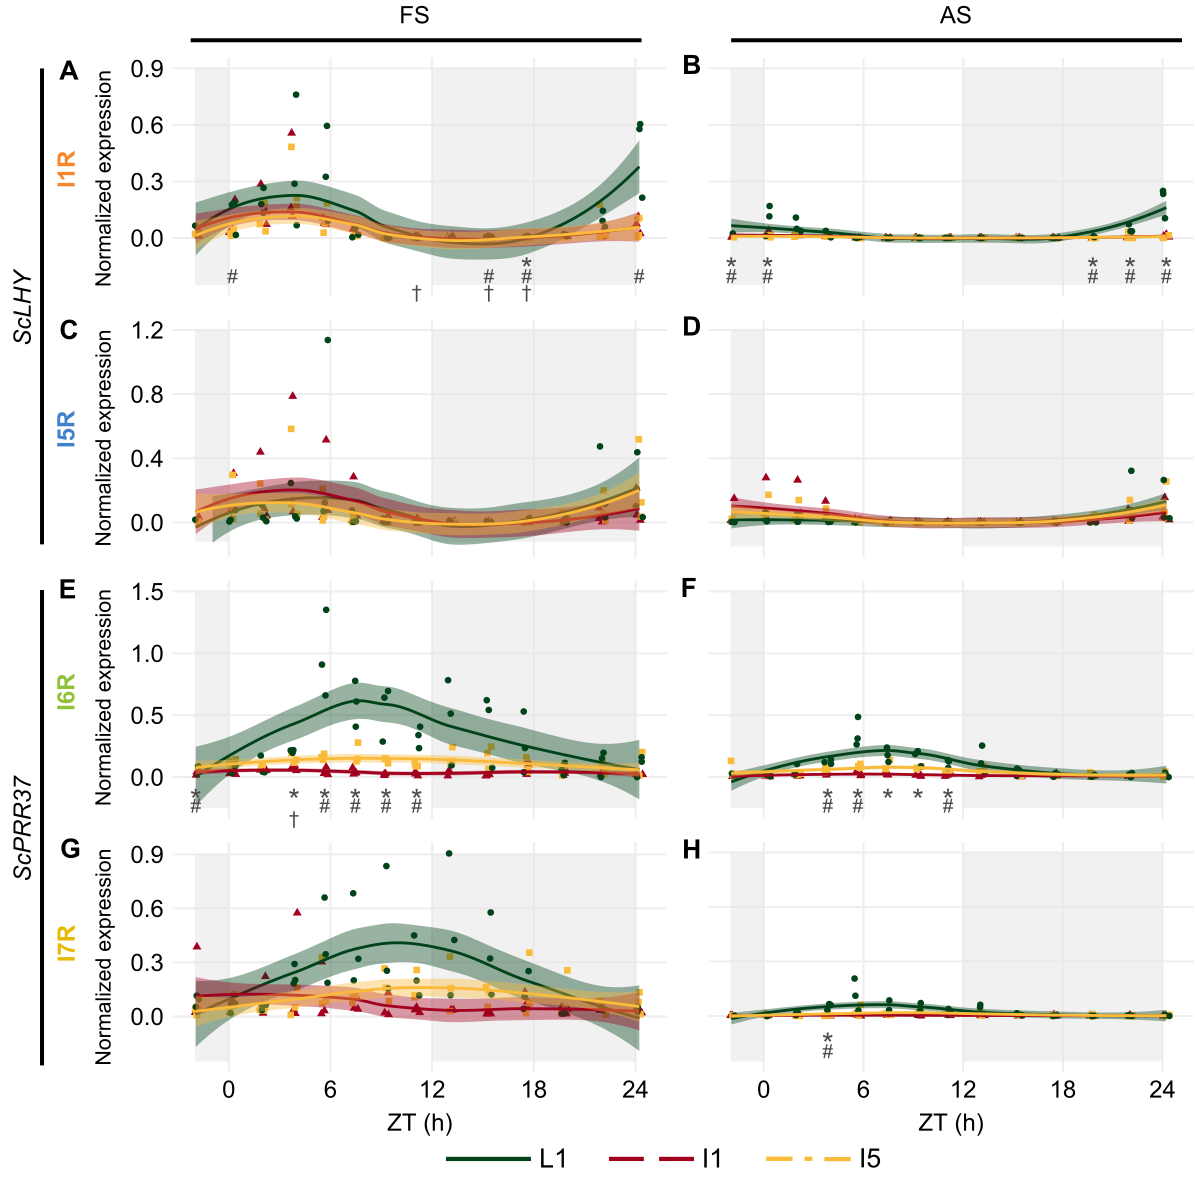

This chart was generated by the following R code:

library(ggplot2)
library(scales)
library(reshape2)
library(cowplot)
library(png)
library(grid)
library(RColorBrewer)

theme_set(theme_cowplot())

#exportar 1100 x 1350

#FS <- "#874D96"
#AS <- "#3A934C"
FS_line = "solid"
AS_line = "dashed"

FS <- "#4d4d4d"
AS1 <- "#F7882F"
AS2 <- "#4484CE"

L1 = "#00441b"
I1 = "#a20021"
I5 = "#fabc3c"
L1_line = "solid"
I1_line = "longdash"
I5_line = "dotdash"


LHY1_timecourses_FSC2 <- read.csv("LHY1_splicing_FSC2_all.txt", sep="\t")
LHY1_timecourses_FSC2$Organ = factor(LHY1_timecourses_FSC2$Organ, levels=c("L1", "I1", "I5"))
LHY.1_FSC2 <- ggplot(data=LHY1_timecourses_FSC2, aes(x=CT, y=LHY.1, group=Organ)) +
  annotate("rect", xmin = -2, xmax = 0, ymin = -0.25, ymax = 0.9, alpha = .5, fill = "#e3e3e3")+
  annotate("rect", xmin = 12, xmax = 24, ymin = -0.25, ymax = 0.9, alpha = .5, fill = "#e3e3e3")+
  geom_jitter(aes(col=Organ, shape = Organ),position=position_jitter(0.2), size = 2) +
  stat_smooth(aes(group = Organ, colour = Organ, fill=Organ, outfit=fit2<<-..y..),method="loess",  span = 0.8)+
  scale_fill_manual(values=c(L1,I1,I5))+
  scale_colour_manual(values=c(L1,I1,I5))+
  scale_linetype_manual(values=c(L1_line, I1_line, I5_line)) +
  annotate("text", x = 0.22, y = -0.15, label = "\u0023", size = 5, colour=FS)+
  annotate("text", x = 11.09, y = -0.20, label = "\u2020", size = 5, colour=FS)+
  annotate("text", x = 15.35, y = -0.20, label = "\u2020", size = 5, colour=FS)+
  annotate("text", x = 15.35, y = -0.15, label = "\u0023", size = 5, colour=FS)+
  annotate("text", x = 24.22, y = -0.15, label = "\u0023", size = 5, colour=FS)+
  annotate("text", x = 17.58, y = -0.20, label = "\u2020", size = 5, colour=FS)+
  annotate("text", x = 17.58, y = -0.15, label = "\u0023", size = 5, colour=FS)+
  annotate("text", x = 17.58, y = -0.12, label = "\u002a", size = 8, colour=FS)+
  #annotate("segment", x = 1, xend = 1, y = 1.75, yend = 1.25, colour = FS, size=1.2, arrow=arrow())+
  #annotate("segment", x = -1, xend = -1, y = 1.75, yend = 1.25, colour = AS1, size=1.2, arrow=arrow())+
  scale_x_continuous(breaks=seq(0,24,6), name="ZT (h)", limits=c(-2, 24.55))+
  scale_y_continuous(breaks=seq(0,0.9,0.3), name="Normalized Expression", limits=c(-0.25,0.9))+
  theme(panel.grid.major = element_line(colour = "#efefef", size = 0.75), 
        text = element_text(size=18), 
        axis.ticks = element_blank(),
        axis.line = element_blank(),
        #axis.text.x = element_text(size=18),
        axis.text.x = element_blank(),
        axis.title.x = element_blank(),
        axis.text.y = element_text(size=18),
        #axis.text.y = element_blank(),
        #axis.title.y = element_blank(),
        legend.position = "none"
  )
LHY.1_FSC2


LHY1_timecourses_ASC2 <- read.csv("LHY1_splicing_ASC2_all.txt", sep="\t")
LHY1_timecourses_ASC2$Organ = factor(LHY1_timecourses_ASC2$Organ, levels=c("L1", "I1", "I5"))
LHY.1_ASC2 <- ggplot(data=LHY1_timecourses_ASC2, aes(x=CT, y=LHY.1, group=Organ)) +
  annotate("rect", xmin = -2, xmax = 0, ymin = -0.25, ymax = 0.9, alpha = .5, fill = "#e3e3e3")+
  annotate("rect", xmin = 12, xmax = 24, ymin = -0.25, ymax = 0.9, alpha = .5, fill = "#e3e3e3")+
  geom_jitter(aes(col=Organ, shape = Organ),position=position_jitter(0.2), size = 2) +
  stat_smooth(aes(group = Organ, colour = Organ, fill=Organ, outfit=fit2<<-..y..),method="loess",  span = 0.8)+
  scale_fill_manual(values=c(L1,I1,I5))+
  scale_colour_manual(values=c(L1,I1,I5))+
  scale_linetype_manual(values=c(L1_line, I1_line, I5_line)) +
  annotate("text", x = -1.95, y = -0.15, label = "\u0023", size = 5, colour=FS)+
  annotate("text", x = -1.95, y = -0.12, label = "\u002a", size = 8, colour=FS)+
  annotate("text", x = 0.23, y = -0.15, label = "\u0023", size = 5, colour=FS)+
  annotate("text", x = 0.23, y = -0.12, label = "\u002a", size = 8, colour=FS)+
  annotate("text", x = 19.81, y = -0.15, label = "\u0023", size = 5, colour=FS)+
  annotate("text", x = 19.81, y = -0.12, label = "\u002a", size = 8, colour=FS)+
  annotate("text", x = 22.05, y = -0.15, label = "\u0023", size = 5, colour=FS)+
  annotate("text", x = 22.05, y = -0.12, label = "\u002a", size = 8, colour=FS)+
  annotate("text", x = 24.23, y = -0.15, label = "\u0023", size = 5, colour=FS)+
  annotate("text", x = 24.23, y = -0.12, label = "\u002a", size = 8, colour=FS)+
  #annotate("segment", x = 1, xend = 1, y = 1.75, yend = 1.25, colour = FS, size=1.2, arrow=arrow())+
  #annotate("segment", x = -1, xend = -1, y = 1.75, yend = 1.25, colour = AS1, size=1.2, arrow=arrow())+
  scale_x_continuous(breaks=seq(0,24,6), name="ZT (h)", limits=c(-2, 24.55))+
  scale_y_continuous(breaks=seq(0,0.9,0.3), name="Normalized Expression", limits=c(-0.25,0.9))+
  theme(panel.grid.major = element_line(colour = "#efefef", size = 0.75), 
        text = element_text(size=18), 
        axis.ticks = element_blank(),
        axis.line = element_blank(),
        #axis.text.x = element_text(size=18),
        axis.text.x = element_blank(),
        axis.title.x = element_blank(),
        #axis.text.y = element_text(size=18),
        axis.text.y = element_blank(),
        axis.title.y = element_blank(),
        legend.position = "none"
  )
LHY.1_ASC2


LHY4_timecourses_FSC2 <- read.csv("LHY4_splicing_FSC2_all.txt", sep="\t")
LHY4_timecourses_FSC2$Organ = factor(LHY4_timecourses_FSC2$Organ, levels=c("L1", "I1", "I5"))
LHY.4_FSC2 <- ggplot(data=LHY4_timecourses_FSC2, aes(x=CT, y=LHY.4, group=Organ)) +
  annotate("rect", xmin = -2, xmax = 0, ymin = -0.12, ymax = 1.2, alpha = .5, fill = "#e3e3e3")+
  annotate("rect", xmin = 12, xmax = 24, ymin = -0.12, ymax = 1.2, alpha = .5, fill = "#e3e3e3")+
  geom_jitter(aes(col=Organ, shape = Organ),position=position_jitter(0.2), size = 2) +
  stat_smooth(aes(group = Organ, colour = Organ, fill=Organ, outfit=fit2<<-..y..),method="loess",  span = 0.8)+
  scale_fill_manual(values=c(L1,I1,I5))+
  scale_colour_manual(values=c(L1,I1,I5))+
  scale_linetype_manual(values=c(L1_line, I1_line, I5_line)) +
  annotate("text", x = 1.15, y = 1.75, label = "\u25bc", size = 6, colour=FS)+
  annotate("text", x = -1.44, y = 1.75, label = "\u25bc", size = 6, colour=AS1)+
  #annotate("segment", x = 1, xend = 1, y = 1.75, yend = 1.25, colour = FS, size=1.2, arrow=arrow())+
  #annotate("segment", x = -1, xend = -1, y = 1.75, yend = 1.25, colour = AS1, size=1.2, arrow=arrow())+
  scale_x_continuous(breaks=seq(0,24,6), name="ZT (h)", limits=c(-2, 24.55))+
  scale_y_continuous(breaks=seq(0,1.2,0.4), name="Normalized Expression", limits=c(-0.15,1.2))+
  theme(panel.grid.major = element_line(colour = "#efefef", size = 0.75), 
        text = element_text(size=18), 
        axis.ticks = element_blank(),
        axis.line = element_blank(),
        #axis.text.x = element_text(size=18),
        axis.text.x = element_blank(),
        axis.title.x = element_blank(),
        axis.text.y = element_text(size=18),
        #axis.text.y = element_blank(),
        #axis.title.y = element_blank(),
        legend.position = "none"
  )
LHY.4_FSC2


LHY4_timecourses_ASC2 <- read.csv("LHY4_splicing_ASC2_all.txt", sep="\t")
LHY4_timecourses_ASC2$Organ = factor(LHY4_timecourses_ASC2$Organ, levels=c("L1", "I1", "I5"))
LHY.4_ASC2 <- ggplot(data=LHY4_timecourses_ASC2, aes(x=CT, y=LHY.4, group=Organ)) +
  annotate("rect", xmin = -2, xmax = 0, ymin = -0.15, ymax = 1.2, alpha = .5, fill = "#e3e3e3")+
  annotate("rect", xmin = 12, xmax = 24, ymin = -0.15, ymax = 1.2, alpha = .5, fill = "#e3e3e3")+
  geom_jitter(aes(col=Organ, shape = Organ),position=position_jitter(0.2), size = 2) +
  stat_smooth(aes(group = Organ, colour = Organ, fill=Organ, outfit=fit2<<-..y..),method="loess",  span = 0.8)+
  scale_fill_manual(values=c(L1,I1,I5))+
  scale_colour_manual(values=c(L1,I1,I5))+
  scale_linetype_manual(values=c(L1_line, I1_line, I5_line)) +
  annotate("text", x = 1.15, y = 1.75, label = "\u25bc", size = 6, colour=FS)+
  annotate("text", x = -1.44, y = 1.75, label = "\u25bc", size = 6, colour=AS1)+
  #annotate("segment", x = 1, xend = 1, y = 1.75, yend = 1.25, colour = FS, size=1.2, arrow=arrow())+
  #annotate("segment", x = -1, xend = -1, y = 1.75, yend = 1.25, colour = AS1, size=1.2, arrow=arrow())+
  scale_x_continuous(breaks=seq(0,24,6), name="ZT (h)", limits=c(-2, 24.55))+
  scale_y_continuous(breaks=seq(0,1.2,0.4), name="Normalized Expression", limits=c(-0.15,1.2))+
  theme(panel.grid.major = element_line(colour = "#efefef", size = 0.75), 
        text = element_text(size=18), 
        axis.ticks = element_blank(),
        axis.line = element_blank(),
        #axis.text.x = element_text(size=18),
        axis.text.x = element_blank(),
        axis.title.x = element_blank(),
        #axis.text.y = element_text(size=18),
        axis.text.y = element_blank(),
        axis.title.y = element_blank(),
        legend.position = "none"
  )
LHY.4_ASC2


PRR3731_timecourses_FSC2 <- read.csv("PRR3731_splicing_FSC2_all.txt", sep="\t")
PRR3731_timecourses_FSC2$Organ = factor(PRR3731_timecourses_FSC2$Organ, levels=c("L1", "I1", "I5"))
PRR37.31_FSC2 <- ggplot(data=PRR3731_timecourses_FSC2, aes(x=CT, y=PRR37.31, group=Organ)) +
  annotate("rect", xmin = -2, xmax = 0, ymin = -0.25, ymax = 1.5, alpha = .5, fill = "#e3e3e3")+
  annotate("rect", xmin = 12, xmax = 24, ymin = -0.25, ymax = 1.5, alpha = .5, fill = "#e3e3e3")+
  geom_jitter(aes(col=Organ, shape = Organ),position=position_jitter(0.2), size = 2) +
  stat_smooth(aes(group = Organ, colour = Organ, fill=Organ, outfit=fit2<<-..y..),method="loess",  span = 0.8)+
  scale_fill_manual(values=c(L1,I1,I5))+
  scale_colour_manual(values=c(L1,I1,I5))+
  scale_linetype_manual(values=c(L1_line, I1_line, I5_line)) +
  annotate("text", x = -1.95, y = -0.15, label = "\u0023", size = 5, colour=FS)+
  annotate("text", x = -1.95, y = -0.12, label = "\u002a", size = 8, colour=FS)+
  annotate("text", x = 3.85, y = -0.20, label = "\u2020", size = 5, colour=FS)+
  annotate("text", x = 3.85, y = -0.12, label = "\u002a", size = 8, colour=FS)+
  annotate("text", x = 5.66, y = -0.15, label = "\u0023", size = 5, colour=FS)+
  annotate("text", x = 5.66, y = -0.12, label = "\u002a", size = 8, colour=FS)+
  annotate("text", x = 7.47, y = -0.15, label = "\u0023", size = 5, colour=FS)+
  annotate("text", x = 7.47, y = -0.12, label = "\u002a", size = 8, colour=FS)+
  annotate("text", x = 9.28, y = -0.15, label = "\u0023", size = 5, colour=FS)+
  annotate("text", x = 9.28, y = -0.12, label = "\u002a", size = 8, colour=FS)+
  annotate("text", x = 11.09, y = -0.15, label = "\u0023", size = 5, colour=FS)+
  annotate("text", x = 11.09, y = -0.12, label = "\u002a", size = 8, colour=FS)+
  #annotate("segment", x = 1, xend = 1, y = 1.75, yend = 1.25, colour = FS, size=1.2, arrow=arrow())+
  #annotate("segment", x = -1, xend = -1, y = 1.75, yend = 1.25, colour = AS1, size=1.2, arrow=arrow())+
  scale_x_continuous(breaks=seq(0,24,6), name="ZT (h)", limits=c(-2, 24.55))+
  scale_y_continuous(breaks=seq(0,1.5,0.5), name="Normalized Expression", limits=c(-0.25,1.5))+
  theme(panel.grid.major = element_line(colour = "#efefef", size = 0.75), 
        text = element_text(size=18), 
        axis.ticks = element_blank(),
        axis.line = element_blank(),
        #axis.text.x = element_text(size=18),
        axis.text.x = element_blank(),
        axis.title.x = element_blank(),
        axis.text.y = element_text(size=18),
        #axis.text.y = element_blank(),
        #axis.title.y = element_blank(),
        legend.position = "none"
  )
PRR37.31_FSC2


PRR3731_timecourses_ASC2 <- read.csv("PRR3731_splicing_ASC2_all.txt", sep="\t")
PRR3731_timecourses_ASC2$Organ = factor(PRR3731_timecourses_ASC2$Organ, levels=c("L1", "I1", "I5"))
PRR3731_ASC2 <- ggplot(data=PRR3731_timecourses_ASC2, aes(x=CT, y=PRR37.31, group=Organ)) +
  annotate("rect", xmin = -2, xmax = 0, ymin = -0.25, ymax = 1.5, alpha = .5, fill = "#e3e3e3")+
  annotate("rect", xmin = 12, xmax = 24, ymin = -0.25, ymax = 1.5, alpha = .5, fill = "#e3e3e3")+
  geom_jitter(aes(col=Organ, shape = Organ),position=position_jitter(0.2), size = 2) +
  stat_smooth(aes(group = Organ, colour = Organ, fill=Organ, outfit=fit2<<-..y..),method="loess",  span = 0.8)+
  scale_fill_manual(values=c(L1,I1,I5))+
  scale_colour_manual(values=c(L1,I1,I5))+
  scale_linetype_manual(values=c(L1_line, I1_line, I5_line)) +
  annotate("text", x = 3.85, y = -0.15, label = "\u0023", size = 5, colour=FS)+
  annotate("text", x = 3.85, y = -0.12, label = "\u002a", size = 8, colour=FS)+
  annotate("text", x = 5.66, y = -0.15, label = "\u0023", size = 5, colour=FS)+
  annotate("text", x = 5.66, y = -0.12, label = "\u002a", size = 8, colour=FS)+
  annotate("text", x = 7.47, y = -0.12, label = "\u002a", size = 8, colour=FS)+
  annotate("text", x = 9.28, y = -0.12, label = "\u002a", size = 8, colour=FS)+
  annotate("text", x = 11.09, y = -0.15, label = "\u0023", size = 5, colour=FS)+
  annotate("text", x = 11.09, y = -0.12, label = "\u002a", size = 8, colour=FS)+
  #annotate("segment", x = 1, xend = 1, y = 1.75, yend = 1.25, colour = FS, size=1.2, arrow=arrow())+
  #annotate("segment", x = -1, xend = -1, y = 1.75, yend = 1.25, colour = AS1, size=1.2, arrow=arrow())+
  scale_x_continuous(breaks=seq(0,24,6), name="ZT (h)", limits=c(-2, 24.55))+
  scale_y_continuous(breaks=seq(0,1.5,0.5), name="Normalized Expression", limits=c(-0.25,1.5))+
  theme(panel.grid.major = element_line(colour = "#efefef", size = 0.75), 
        text = element_text(size=18), 
        axis.ticks = element_blank(),
        axis.line = element_blank(),
        #axis.text.x = element_text(size=18),
        axis.text.x = element_blank(),
        axis.title.x = element_blank(),
        #axis.text.y = element_text(size=18),
        axis.text.y = element_blank(),
        axis.title.y = element_blank(),
        legend.position = "none"
  )
PRR3731_ASC2


PRR3732_timecourses_FSC2 <- read.csv("PRR3732_splicing_FSC2_all.txt", sep="\t")
PRR3732_timecourses_FSC2$Organ = factor(PRR3732_timecourses_FSC2$Organ, levels=c("L1", "I1", "I5"))
PRR3732_FSC2 <- ggplot(data=PRR3732_timecourses_FSC2, aes(x=CT, y=PRR37.32, group=Organ)) +
  annotate("rect", xmin = -2, xmax = 0, ymin = -0.25, ymax = 0.9, alpha = .5, fill = "#e3e3e3")+
  annotate("rect", xmin = 12, xmax = 24, ymin = -0.25, ymax = 0.9, alpha = .5, fill = "#e3e3e3")+
  geom_jitter(aes(col=Organ, shape = Organ),position=position_jitter(0.2), size = 2) +
  stat_smooth(aes(group = Organ, colour = Organ, fill=Organ, outfit=fit2<<-..y..),method="loess",  span = 0.8)+
  scale_fill_manual(values=c(L1,I1,I5))+
  scale_colour_manual(values=c(L1,I1,I5))+
  scale_linetype_manual(values=c(L1_line, I1_line, I5_line)) +
  #annotate("segment", x = 1, xend = 1, y = 1.75, yend = 1.25, colour = FS, size=1.2, arrow=arrow())+
  #annotate("segment", x = -1, xend = -1, y = 1.75, yend = 1.25, colour = AS1, size=1.2, arrow=arrow())+
  scale_x_continuous(breaks=seq(0,24,6), name="ZT (h)", limits=c(-2, 24.55))+
  scale_y_continuous(breaks=seq(0,0.9,0.3), name="Normalized Expression", limits=c(-0.25,0.91))+
  theme(panel.grid.major = element_line(colour = "#efefef", size = 0.75), 
        text = element_text(size=18), 
        axis.ticks = element_blank(),
        axis.line = element_blank(),
        axis.text.x = element_text(size=18),
        #axis.text.x = element_blank(),
        #axis.title.x = element_blank(),
        axis.text.y = element_text(size=18),
        #axis.text.y = element_blank(),
        #axis.title.y = element_blank(),
        legend.position = "none"
  )
PRR3732_FSC2


PRR3732_timecourses_ASC2 <- read.csv("PRR3732_splicing_ASC2_all.txt", sep="\t")
PRR3732_timecourses_ASC2$Organ = factor(PRR3732_timecourses_ASC2$Organ, levels=c("L1", "I1", "I5"))
PRR3732_ASC2 <- ggplot(data=PRR3732_timecourses_ASC2, aes(x=CT, y=PRR37.32, group=Organ)) +
  annotate("rect", xmin = -2, xmax = 0, ymin = -0.25, ymax = 0.9, alpha = .5, fill = "#e3e3e3")+
  annotate("rect", xmin = 12, xmax = 24, ymin = -0.25, ymax = 0.9, alpha = .5, fill = "#e3e3e3")+
  geom_jitter(aes(col=Organ, shape = Organ),position=position_jitter(0.2), size = 2) +
  stat_smooth(aes(group = Organ, colour = Organ, fill=Organ, outfit=fit2<<-..y..),method="loess",  span = 0.8)+
  scale_fill_manual(values=c(L1,I1,I5))+
  scale_colour_manual(values=c(L1,I1,I5))+
  scale_linetype_manual(values=c(L1_line, I1_line, I5_line)) +
  annotate("text", x = 3.85, y = -0.15, label = "\u0023", size = 5, colour=FS)+
  annotate("text", x = 3.85, y = -0.12, label = "\u002a", size = 8, colour=FS)+
  #annotate("segment", x = 1, xend = 1, y = 1.75, yend = 1.25, colour = FS, size=1.2, arrow=arrow())+
  #annotate("segment", x = -1, xend = -1, y = 1.75, yend = 1.25, colour = AS1, size=1.2, arrow=arrow())+
  scale_x_continuous(breaks=seq(0,24,6), name="ZT (h)", limits=c(-2, 24.55))+
  scale_y_continuous(breaks=seq(0,0.9,0.3), name="Normalized Expression", limits=c(-0.25,0.9))+
  theme(panel.grid.major = element_line(colour = "#efefef", size = 0.75), 
        text = element_text(size=18), 
        axis.ticks = element_blank(),
        axis.line = element_blank(),
        axis.text.x = element_text(size=18),
        #axis.text.x = element_blank(),
        #axis.title.x = element_blank(),
        #axis.text.y = element_text(size=18),
        axis.text.y = element_blank(),
        axis.title.y = element_blank(),
        legend.position = "none"
  )
PRR3732_ASC2


plot_grid(LHY.1_FSC2, LHY.1_ASC2, LHY.4_FSC2, LHY.4_ASC2, PRR37.31_FSC2, PRR3731_ASC2, PRR3732_FSC2,PRR3732_ASC2, labels = c("A", "B", "C", "D", "E", "F", "G", "H"), ncol = 2, align = "none", rel_widths = c(1.16, 1),rel_heights = c(1,1,1,1.2),label_size = 20)
